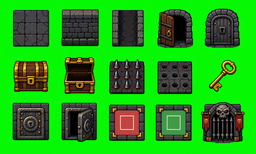
#> input picture assets/generated/raw/phase14b/dungeon_sheet.png, 256 x 154 px, shrunk from 1619 x 971 before the run
$ python build_contact_sheet.py --src ../assets/generated/raw/phase14b --out out.png
#> lines starting #> are read from the running program, lines starting #| are printed output that depends on the picture
#!/usr/bin/env python3
"""Build a labeled contact sheet for a sprite directory.

Used by Phase 0 to produce `assets/contact_sheets/<pack>.png` for human
inspection — pinning numeric `tile_NNNN.png` filenames to game IDs in
`assets/manifest_sprites.json`. Source plan §7.1 forbids guessing
filenames; the contact sheet is the verification surface.

Usage:
    python scripts/build_contact_sheet.py \
        --src assets/sprites/kenney_tiny_dungeon/Tiles \
        --out assets/contact_sheets/kenney_tiny_dungeon.png \
        --columns 12 --scale 4
"""

from __future__ import annotations

import argparse
import sys
from pathlib import Path

from PIL import Image, ImageDraw, ImageFont


def load_font(size: int) -> ImageFont.ImageFont:
    """VT323 if shipped with the project, else PIL default."""
    candidates = [
        Path(__file__).resolve().parent.parent / "assets/fonts/vt323/VT323-Regular.ttf",
    ]
    for path in candidates:
        if path.exists():
            return ImageFont.truetype(str(path), size)
    return ImageFont.load_default()


def build_sheet(src: Path, out: Path, columns: int, scale: int, label_h: int) -> None:
#> called with columns = 12, scale = 4, label_h = 14
    files = sorted(p for p in src.iterdir() if p.suffix.lower() == ".png")
    if not files:
        sys.exit(f"error: no PNG files under {src}")

    tile_w, tile_h = Image.open(files[0]).size
#> tile_w = 256; tile_h = 154
    cell_w = tile_w * scale
#> cell_w = 1024
    cell_h = tile_h * scale + label_h
#> cell_h = 630
    rows = (len(files) + columns - 1) // columns

    margin = 4
    sheet_w = columns * cell_w + (columns + 1) * margin
#> sheet_w = 12340
    sheet_h = rows * cell_h + (rows + 1) * margin
#> sheet_h = 638

    sheet = Image.new("RGBA", (sheet_w, sheet_h), (32, 32, 40, 255))
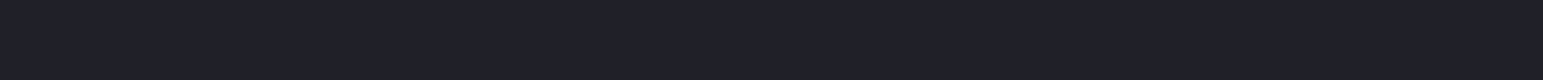
#> sheet: PIL image 12340x638 RGBA (shown at 1/8 size); mean R, G, B, A 32, 32, 40, 255
    draw = ImageDraw.Draw(sheet)
    font = load_font(label_h - 2)

    for idx, fp in enumerate(files):
        col, row = idx % columns, idx // columns
        x = margin + col * (cell_w + margin)
#> x = 4
        y = margin + row * (cell_h + margin)
#> y = 4

        tile = Image.open(fp).convert("RGBA")
        if tile.size != (tile_w, tile_h):
            sys.exit(
                f"error: {fp.name} is {tile.size}, expected {(tile_w, tile_h)} "
                "(contact sheet assumes uniform tile size)"
            )
        scaled = tile.resize((cell_w, tile_h * scale), Image.NEAREST)
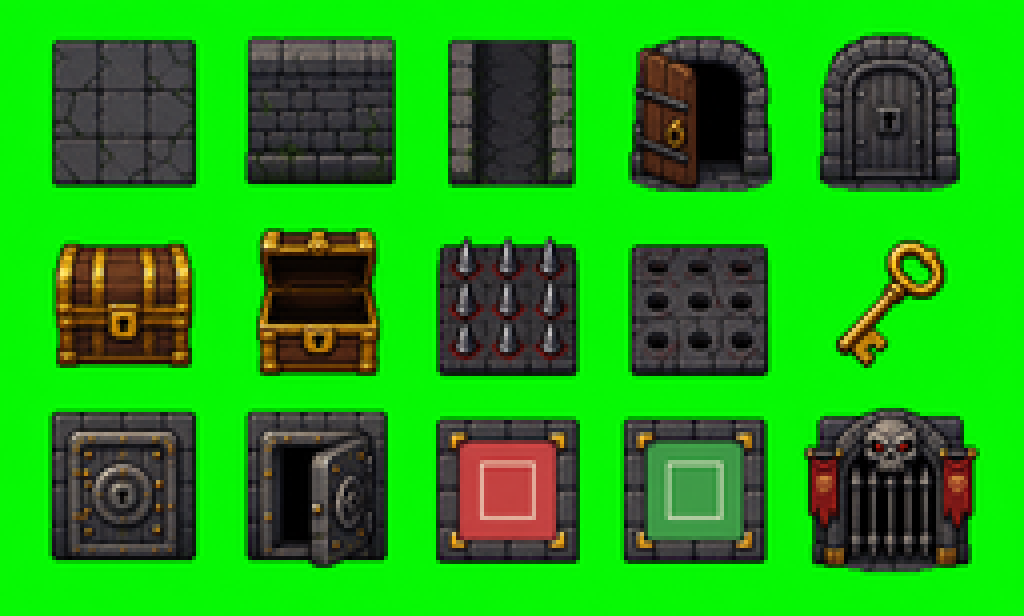
#> scaled: PIL image 1024x616 RGBA; mean R, G, B, A 31.8, 161.4, 22.3, 255
        sheet.paste(scaled, (x, y), scaled)
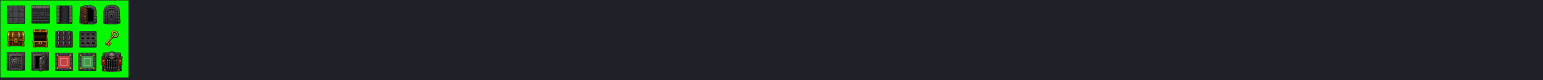
#> sheet: PIL image 12340x638 RGBA (shown at 1/8 size); mean R, G, B, A 32, 42.4, 38.6, 255

        label = fp.stem
        bbox = draw.textbbox((0, 0), label, font=font)
#> bbox = (0, 2, 75, 12)
        tw = bbox[2] - bbox[0]
#> tw = 75
        draw.text(
            (x + (cell_w - tw) // 2, y + tile_h * scale + 1),
            label,
            font=font,
            fill=(220, 220, 220, 255),
        )

    out.parent.mkdir(parents=True, exist_ok=True)
    sheet.save(out, "PNG", optimize=True)
    print(f"wrote {out} ({sheet.size[0]}×{sheet.size[1]}, {len(files)} tiles)")
#| wrote out.png (12340×638, 1 tiles)


def main() -> int:
    parser = argparse.ArgumentParser(description=__doc__)
    parser.add_argument("--src", required=True, type=Path, help="sprite directory")
    parser.add_argument("--out", required=True, type=Path, help="output PNG")
    parser.add_argument("--columns", type=int, default=12)
    parser.add_argument("--scale", type=int, default=4, help="nearest-neighbor upscale")
    parser.add_argument("--label-h", type=int, default=14, help="label strip height (px)")
    args = parser.parse_args()

    if not args.src.is_dir():
        sys.exit(f"error: {args.src} is not a directory")

    build_sheet(args.src, args.out, args.columns, args.scale, args.label_h)
    return 0


if __name__ == "__main__":
    sys.exit(main())
#> (the program exits here)
